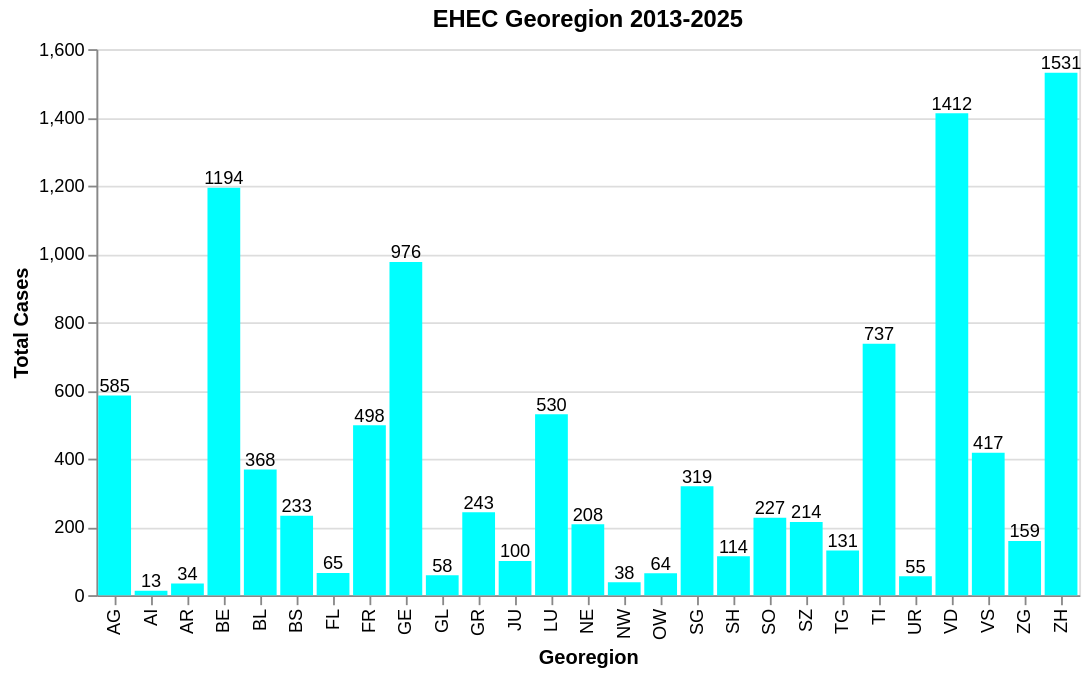

The code cell stored with this chart in its notebook:
### Markdown cell above
### Visuelle Analyse

### Code cell
# Ohne Kantone --> ~
data_cantons = data_def[~data_def["georegion"].isin(["CH", "CHFL"])]

#Gruppieren nach georegion und Werte summieren
counts = (
    data_cantons.groupby("georegion")
        .agg(sum_value=("value", "sum"))
        .reset_index()
)

#Bar Chart
bar_georegion = alt.Chart(counts).mark_bar(color="aqua").encode(
    x=alt.X("georegion", title="Georegion"),
    y=alt.Y("sum_value", title="Total Cases")
).properties(
    title="EHEC Georegion 2013-2025"
)

# Textlabels
text = bar_georegion.mark_text(
    align="center",
    dy=-5,
    size=10
).encode(
    text="sum_value:Q"
)

# Kombinieren
bar_georegion = bar_georegion + text
bar_georegion

### Figure 1 — Vega-Lite specification as saved in the notebook (floating-point values rounded to 4 significant figures)
{"config": {"view": {"continuousWidth": 300, "continuousHeight": 300}}, "layer": [{"mark": {"type": "bar", "color": "aqua"}, "encoding": {"x": {"field": "georegion", "title": "Georegion", "type": "nominal"}, "y": {"field": "sum_value", "title": "Total Cases", "type": "quantitative"}}, "title": "EHEC Georegion 2013-2025"}, {"mark": {"type": "text", "align": "center", "dy": -5, "size": 10}, "encoding": {"text": {"field": "sum_value", "type": "quantitative"}, "x": {"field": "georegion", "title": "Georegion", "type": "nominal"}, "y": {"field": "sum_value", "title": "Total Cases", "type": "quantitative"}}, "title": "EHEC Georegion 2013-2025"}], "data": {"name": "data-70b3ac4b7ab00893863cd2e768d58071"}, "$schema": "https://vega.github.io/schema/vega-lite/v6.1.0.json", "datasets": {"data-70b3ac4b7ab00893863cd2e768d58071": [{"georegion": "AG", "sum_value": 585.0}, {"georegion": "AI", "sum_value": 13.0}, {"georegion": "AR", "sum_value": 34.0}, {"georegion": "BE", "sum_value": 1194.0}, {"georegion": "BL", "sum_value": 368.0}, {"georegion": "BS", "sum_value": 233.0}, {"georegion": "FL", "sum_value": 65.0}, {"georegion": "FR", "sum_value": 498.0}, {"georegion": "GE", "sum_value": 976.0}, {"georegion": "GL", "sum_value": 58.0}, {"georegion": "GR", "sum_value": 243.0}, {"georegion": "JU", "sum_value": 100.0}, {"georegion": "LU", "sum_value": 530.0}, {"georegion": "NE", "sum_value": 208.0}, {"georegion": "NW", "sum_value": 38.0}, {"georegion": "OW", "sum_value": 64.0}, {"georegion": "SG", "sum_value": 319.0}, {"georegion": "SH", "sum_value": 114.0}, {"georegion": "SO", "sum_value": 227.0}, {"georegion": "SZ", "sum_value": 214.0}, {"georegion": "TG", "sum_value": 131.0}, {"georegion": "TI", "sum_value": 737.0}, {"georegion": "UR", "sum_value": 55.0}, {"georegion": "VD", "sum_value": 1412.0}, {"georegion": "VS", "sum_value": 417.0}, {"georegion": "ZG", "sum_value": 159.0}, {"georegion": "ZH", "sum_value": 1531.0}]}}
